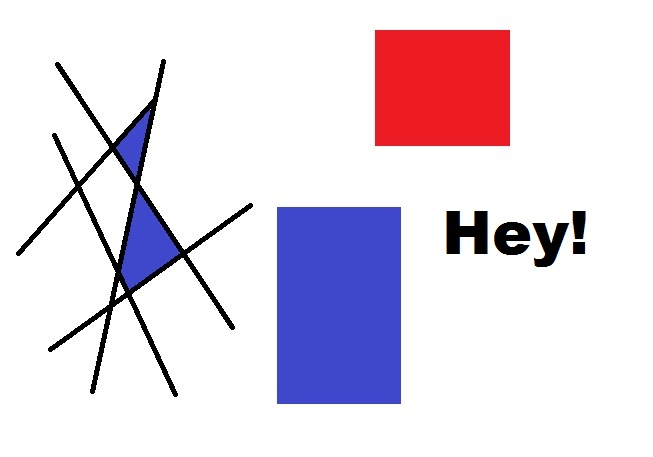
#> input picture opencv-corner-detection-sample.jpg, 653 x 457 px, given in place of the camera
$ python A00000008.py
#> lines starting #> are read from the running program, lines starting #| are printed output that depends on the picture; after the words box and inside, x2 and y2 are one past the last pixel; in counts of white or black regions, pixels touching at a corner belong together
import numpy as np
import cv2

cap = cv2.VideoCapture(1)

while True:
    _, frame = cap.read()
#> frame is the input picture: shape (457, 653, 3); mean B, G, R 229.7, 216.9, 227
    hsv = cv2.cvtColor(frame, cv2.COLOR_BGR2HSV)
#> hsv: shape (457, 653, 3); mean H, S, V 26.7, 32.8, 240.3

    # hsv hue sat value
    lower_black = np.array([100,200,0])
    upper_black = np.array([255,255,255])

    mask = cv2.inRange(hsv, lower_black, upper_black)
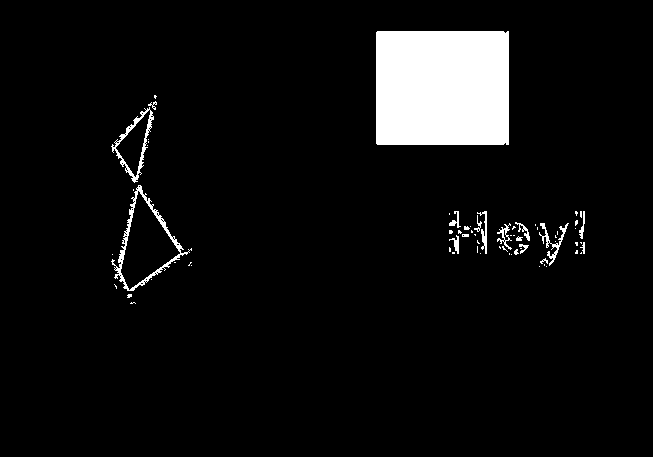
#> mask: shape (457, 653); 6% white; 67 white regions (50 under 20 px), largest, box (x1, y1, x2, y2) and area: (376, 31, 509, 145) 15153, (111, 185, 192, 291) 930, (111, 107, 154, 183) 557
    res = cv2.bitwise_and(frame, frame, mask = mask)
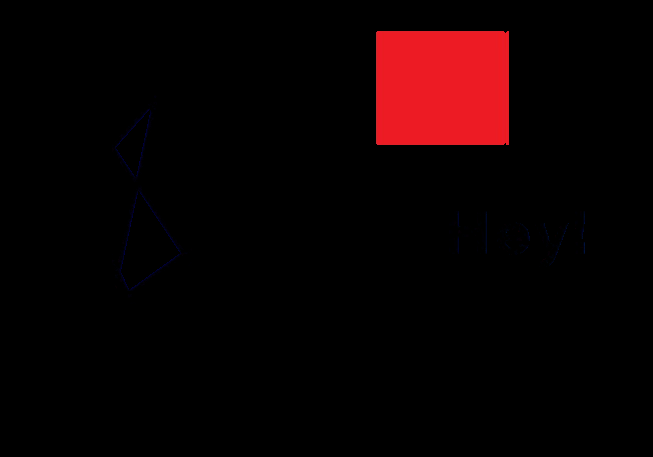
#> res: shape (457, 653, 3); mean B, G, R 2, 1.4, 12

    kernel = np.ones((15,15), np.float32)/225
    smoothed = cv2.filter2D(res, -1, kernel)
    blur = cv2.GaussianBlur(res, (15,15), 0)
    median = cv2.medianBlur(res, 15)


    cv2.imshow('frame', frame)
    # cv2.imshow('mask', mask)
    cv2.imshow('res', res)
    # cv2.imshow('smoothed', smoothed)
    # cv2.imshow('blur', blur)
    cv2.imshow('median', median)


    k = cv2.waitKey(5) & 0xFF
#> (key Esc is pressed here)
    if k == 27:
        break

cv2.destroyAllWindows()
cap.release()
